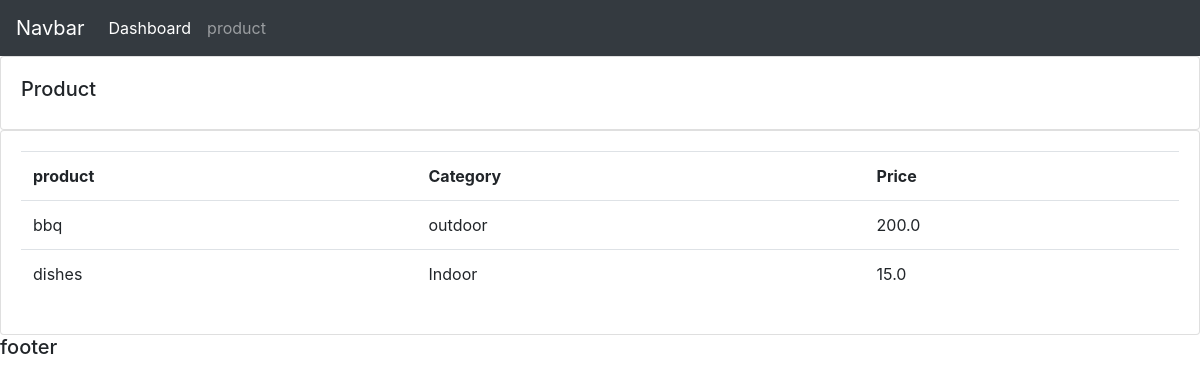
The app's page /product/ with its own data.
### demoapp/models.py (models this page shows, shortened)
class Product(models.Model):
    CATEGORY={
        ('Indoor','Indoor'),
        ('outdoor','outdoor')
    }
    name =  models.CharField(max_length=200, null=True)
    price = models.FloatField(null=True)
    category = models.CharField(max_length=200, null=True,choices=CATEGORY)
    description = models.CharField(max_length=200, null=True)
    date_created = models.DateTimeField(auto_now_add=True,null=True)
    tag = models.ManyToManyField(Tag)

### demoapp/views.py (the view)
# urls.py: path('product/',views.product,name='product'),
def product(request):
    products = Product.objects.all()
    product = {'products':products}
    return render(request,'demoapp/product.html', context=product)

### templates/demoapp/product.html (shortened to what this page needs)
{% extends 'demoapp/main.html' %}
{% block content %}
<!DOCTYPE html>
<html lang="en">
<head>
    <link rel="stylesheet" href="https://cdn.jsdelivr.net/npm/bootstrap@4.0.0/dist/css/bootstrap.min.css"
>
</head>
<body>
    <div class="row">
        <div class="col-md">
            <div class="card card-body">
                <h5>Product</h5>
            </div>
            <div class="card card-body">
                <table class="table">
                    <tr>
                        <th>product</th>
                        <th>Category</th>
                        <th>Price</th>
                    </tr>
                    {%for i in products %}
                    <tr>
                      <td>{{i.name}} </td>
                      <td>{{i.category}} </td>
                      <td>{{i.price}} </td>
                    <tr>
                    {% endfor %}
                </table>
            </div>
        </div>
    </div>
</body>
</html>
{% endblock %}

### records on screen
Product: name "bbq", category "outdoor", price "200.0"
Product: name "dishes", category "Indoor", price "15.0"
